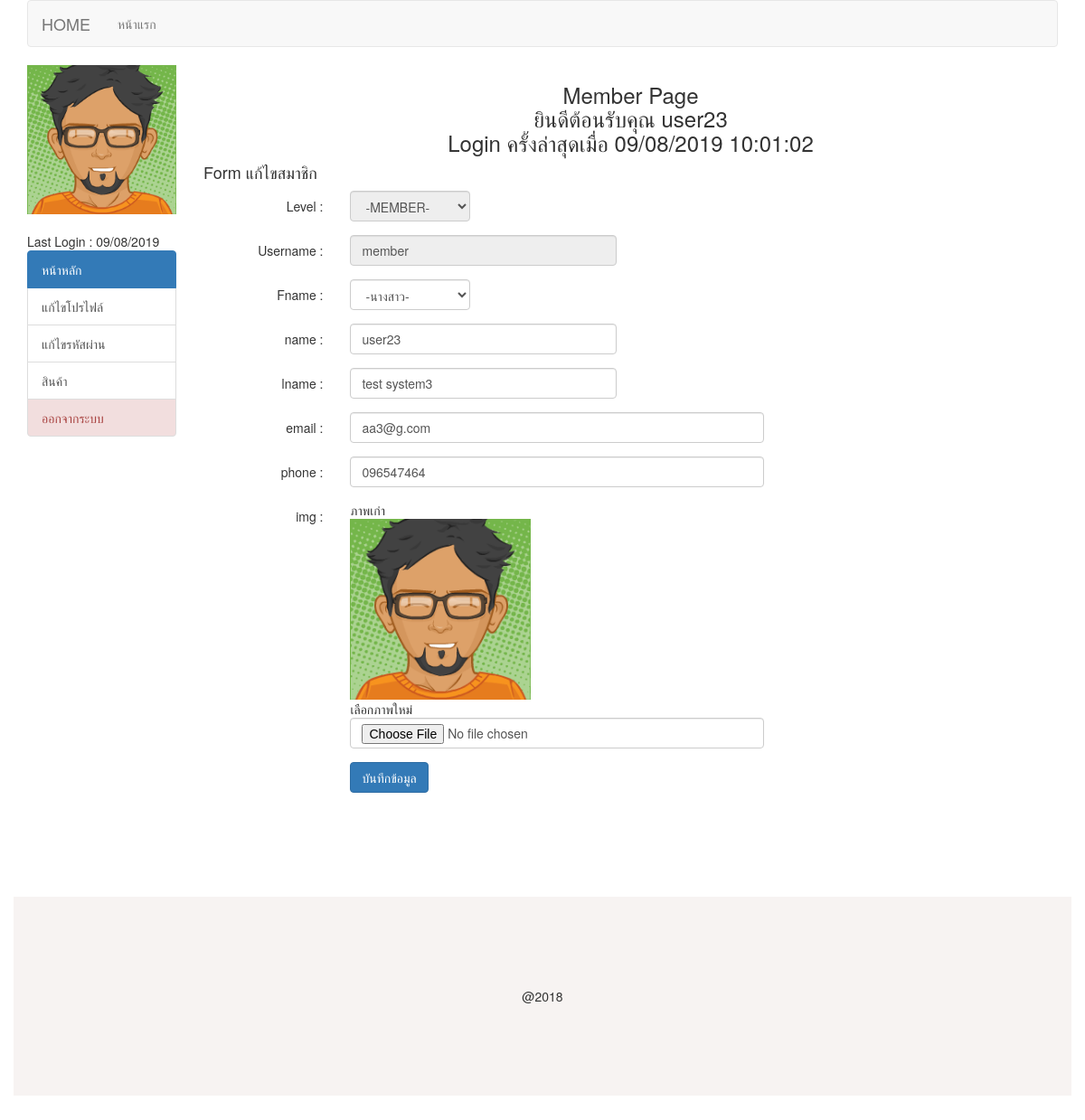
Screenshot of /member/index.php?act=edit (signed in) with the database file from the repository.
### tables this page shows
CREATE TABLE `tbl_member` (
  `m_id` int(11) NOT NULL,
  `m_username` varchar(50) NOT NULL,
  `m_password` varchar(128) NOT NULL,
  `m_fname` varchar(20) NOT NULL,
  `m_name` varchar(100) NOT NULL,
  `m_lname` varchar(100) NOT NULL,
  `m_email` varchar(50) NOT NULL,
  `m_phone` varchar(20) NOT NULL,
  `m_img` varchar(50) NOT NULL,
  `m_level` varchar(10) NOT NULL,
  `m_datesave` timestamp NOT NULL DEFAULT CURRENT_TIMESTAMP
);

### member/member_form_edit.php (the view, shortened to what this page needs)
<h4> Form แก้ไขสมาชิก </h4>
<form action="member_form_edit_db.php" method="post" class="form-horizontal" enctype="multipart/form-data">
<div class="form-group">
<div class="col-sm-2 control-label">
Level :
</div>
<div class="col-sm-2">
<select name="m_level" class="form-control" disabled>
<option value="<?php echo $row['m_level'];?>">
-<?php echo $row['m_level'];?>-
</option>
</select>
</div>
</div>
<div class="form-group">
<div class="col-sm-2 control-label">
Username :
</div>
<div class="col-sm-4">
<input type="text" name="m_username" required class="form-control" autocomplete="off" value="<?php echo $row['m_username'];?>" disabled>
</div>
</div>
<div class="form-group">
<div class="col-sm-2 control-label">
Fname :
</div>
<div class="col-sm-2">
<select name="m_fname" class="form-control" required>
<option value="<?php echo $row['m_fname'];?>">-<?php echo $row['m_fname'];?>-</option>
</select>
</div>
</div>
<div class="form-group">
<div class="col-sm-2 control-label">
name :
</div>
<div class="col-sm-4">
<input type="text" name="m_name" required class="form-control" value="<?php echo $row['m_name'];?>">
</div>
</div>
<div class="form-group">
<div class="col-sm-2 control-label">
lname :
</div>
<div class="col-sm-4">
<input type="text" name="m_lname" required class="form-control" value="<?php echo $row['m_lname'];?>">
</div>
</div>
<div class="form-group">
<div class="col-sm-2 control-label">
email :
</div>
<div class="col-sm-6">
<input type="email" name="m_email" required class="form-control" value="<?php echo $row['m_email'];?>">
</div>
</div>
<div class="form-group">
<div class="col-sm-2 control-label">
phone :
</div>
<div class="col-sm-6">
<input type="text" name="m_phone" required class="form-control" value="<?php echo $row['m_phone'];?>">
</div>
</div>
<div class="form-group">
<div class="col-sm-2 control-label">
img :
</div>
<div class="col-sm-6">
ภาพเก่า <br>
<img src="../mimg/<?php echo $row['m_img'];?>" width="200px">
<br>
เลือกภาพใหม่ <br>
<input type="file" name="m_img" class="form-control" accept="image/*">
</div>
</div>
<div class="form-group">
<div class="col-sm-2">
</div>
<div class="col-sm-4">
<button type="submit" class="btn btn-primary">บันทึกข้อมูล</button>
</div>
</div>
</form>

### member/index.php
<?php include('hder.php');  ?>
<body>
  <?php include('nav.php'); ?>
  <div class="container">
    <div class="row">
      <div class="col-md-2">
        <?php include('menu_l.php');?>
      </div>
      <div class="col-md-10">
        <h3 align="center"> Member Page
          <br>
          ยินดีต้อนรับคุณ
          <?php echo $m_name;?>
          <br>
          Login ครั้งล่าสุดเมื่อ
          <?php echo date('d/m/Y H:i:s', strtotime($lastlogin));?>
        </h3>
        <?php
        $act = (isset($_GET['act']) ? $_GET['act'] : '');
        if($act=='edit'){
          include('member_form_edit.php');
        }elseif ($act=='pwd') {
          include('member_form_rwd.php');
        }
        ?>
      </div>
    </div>
  </div>
  <?php include('footer.php'); ?>
</body>
<?php include('js.php'); ?>

### member/menu_l.php
<img src="../mimg/<?php echo $m_img;?>" alt="" width="100%">
<br><br>
Last Login :
<?php echo date('d/m/Y', strtotime($lastlogin));?>
<br>
<div class="list-group">
	<a href="index.php" class="list-group-item active">
		หน้าหลัก
	</a>
	<a href="index.php?act=edit" class="list-group-item">
		แก้ไขโปรไฟล์
	</a>
	<a href="index.php?act=pwd" class="list-group-item">
		แก้ไขรหัสผ่าน
	</a>
	<a href="prd.php" class="list-group-item">สินค้า</a>
	<a href="../logout.php" onclick="return confirm('Confirm?');" class="list-group-item list-group-item-danger">ออกจากระบบ</a>
</div>

### rows the page displays
tbl_member: m_img (picture), m_name "user23", m_username "member", m_lname "test system3", m_email "aa3@g.com", m_phone "096547464"

### other values shown
date('d/m/Y', strtotime($lastlogin)) "09/08/2019"
date('d/m/Y H:i:s', strtotime($lastlogin)) "09/08/2019 10:01:02"
